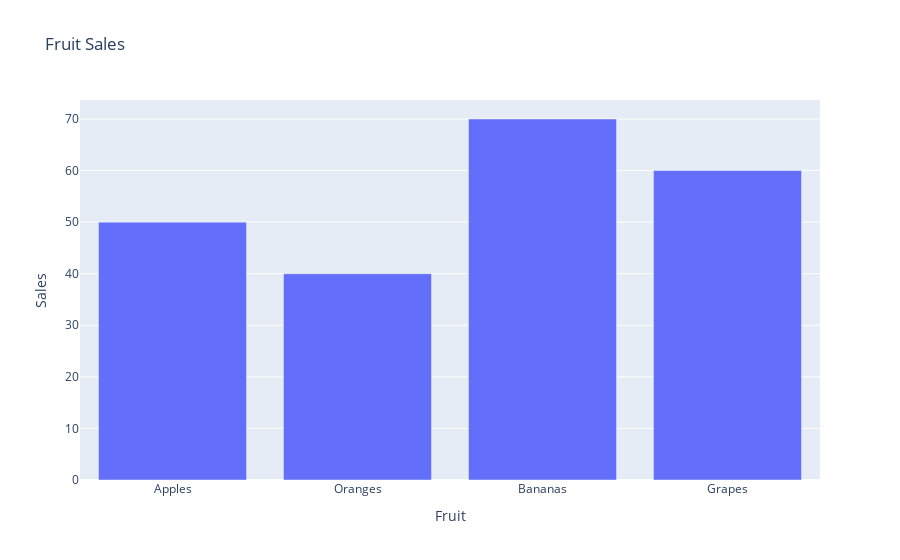

Notebook code cell kept with this figure:
### Code cell
#5. Generate a bar plot using Plotly.

import plotly.express as px

# Sample data
data = {
    'Fruit': ['Apples', 'Oranges', 'Bananas', 'Grapes'],
    'Sales': [50, 40, 70, 60]
}

# Create a bar plot
fig = px.bar(data, x='Fruit', y='Sales', title='Fruit Sales')

# Show the plot
fig.show()

### Figure 1 — Plotly figure (JSON) as saved in the notebook; plotly's stock layout.template omitted (floating-point values rounded to 4 significant figures)
{"data": [{"hovertemplate": "Fruit=%{x}<br>Sales=%{y}<extra></extra>", "legendgroup": "", "marker": {"color": "#636efa", "pattern": {"shape": ""}}, "name": "", "orientation": "v", "showlegend": false, "textposition": "auto", "type": "bar", "x": ["Apples", "Oranges", "Bananas", "Grapes"], "xaxis": "x", "y": [50, 40, 70, 60], "yaxis": "y"}], "layout": {"barmode": "relative", "legend": {"tracegroupgap": 0}, "title": {"text": "Fruit Sales"}, "xaxis": {"anchor": "y", "domain": [0, 1], "title": {"text": "Fruit"}}, "yaxis": {"anchor": "x", "domain": [0, 1], "title": {"text": "Sales"}}}}
